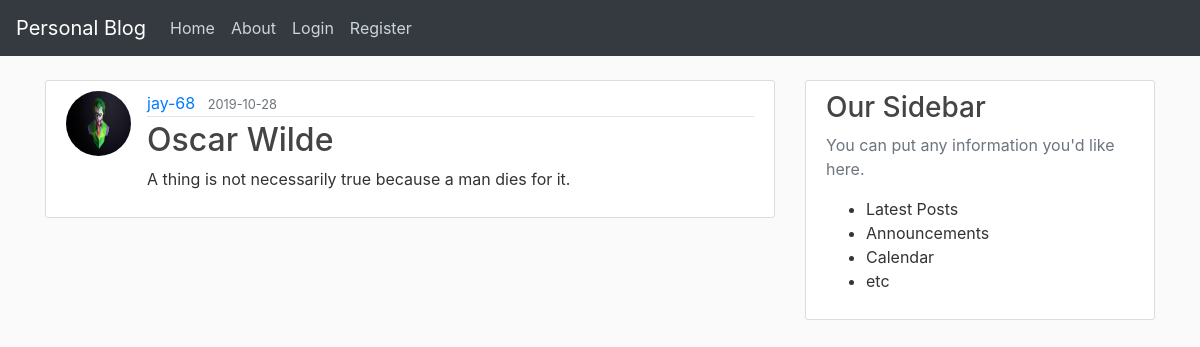
Page /post/5 on the earlier database version.
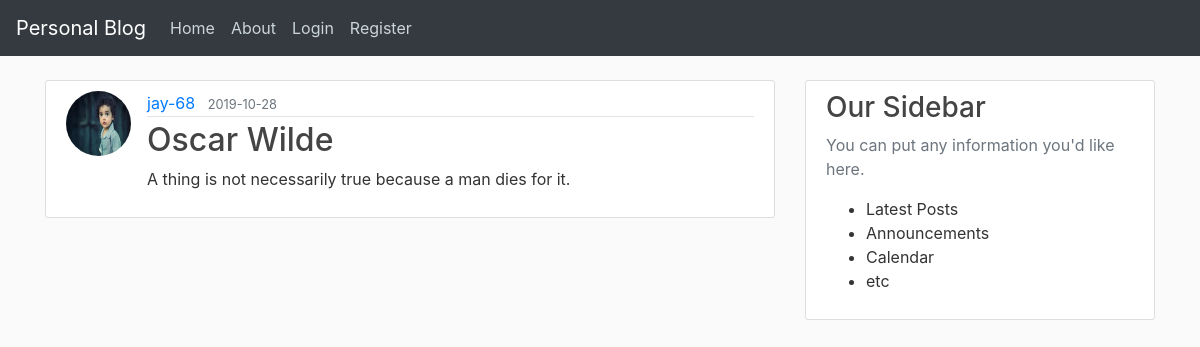
Same page on the later database version.
### flaskblog/models.py (models this page shows, shortened)
class User(db.Model,UserMixin):
    id = db.Column(db.Integer, primary_key=True)
    username = db.Column(db.String(80), unique=True, nullable=False)
    email = db.Column(db.String(120), unique=True, nullable=False)
    image_file = db.Column(db.String(20),nullable=False,default='default.jpg')
    password = db.Column(db.String(60),nullable=False)
    posts = db.relationship('Post',backref='author',lazy=True)

### flaskblog/routes.py (the view)
@app.route('/post/<int:post_id>')
def post(post_id):
    post = Post.query.get_or_404(post_id)
    return render_template('post.html',title=post.title,post=post)

### flaskblog/templates/post.html (shortened to what this page needs)
{% extends 'layout.html' %}
{% block content %}
  <article class="media content-section">
    <img src="{{ url_for('static',filename='profile_pics/' + post.author.image_file) }}" alt="user profile image"
      class="rounded-circle article-img">
    <div class="media-body">
      <div class="article-metadata">
        <a href="{{ url_for('user_posts',username=post.author.username) }}" class="mr-2">{{ post.author.username }}</a>
        <small class="text-muted">{{ post.date_posted.strftime('%Y-%m-%d') }}</small>
      </div>
      <h2 class="article-title">{{ post.title }}</h2>
      <p class="article-content">{{ post.content }}</p>
    </div>
  </article>
{% endblock content %}

Differences in the rows shown:
changed User "jay-68": image_file: a different picture
